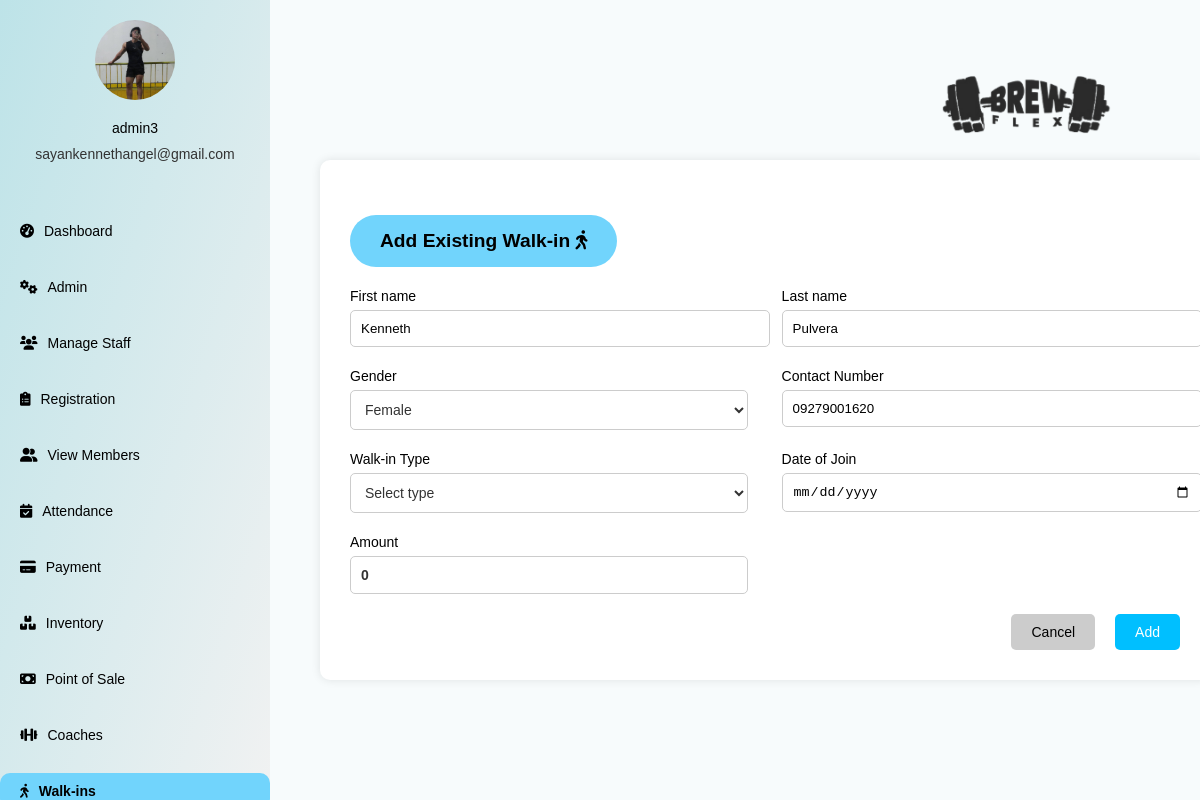
Screenshot of /screens/addwalkins.php?id=18 (signed in) with the database file from the repository.
### tables this page shows
CREATE TABLE `users` (
  `user_id` int(11) NOT NULL,
  `username` varchar(50) NOT NULL,
  `password` varchar(255) NOT NULL,
  `contact_no` varchar(15) DEFAULT NULL,
  `gender` enum('male','female','other') DEFAULT NULL,
  `email` varchar(100) DEFAULT NULL,
  `usertype` enum('admin','staff') NOT NULL,
  `created_at` timestamp NOT NULL DEFAULT current_timestamp(),
  `profile_picture` varchar(255) DEFAULT 'default-profile.png',
  `otp_code` int(11) DEFAULT NULL,
  `otp_expiration` datetime DEFAULT NULL
);

CREATE TABLE `walkins` (
  `id` int(11) NOT NULL,
  `name` varchar(100) NOT NULL,
  `lastname` varchar(100) NOT NULL,
  `contact_number` varchar(15) NOT NULL,
  `gender` enum('male','female','other') NOT NULL,
  `join_date` date NOT NULL,
  `walkin_type` enum('basic','premium') NOT NULL,
  `amount` decimal(10,2) NOT NULL,
  `created_at` timestamp NOT NULL DEFAULT current_timestamp()
);

### screens/addwalkins.php (the view, shortened to what this page needs)
<?php
require_once 'db_connection.php';
$username = $_SESSION["username"];
$user_info = [];
$walkinData = null;
$usertype = $_SESSION["usertype"];
$query = "SELECT username, email, profile_picture, usertype FROM users WHERE username = ?";
$stmt = $conn->prepare($query);
$stmt->bind_param("s", $username);
$stmt->execute();
$result = $stmt->get_result();
if ($result->num_rows == 1) {
    $user_info = $result->fetch_assoc();
} else {
    echo "User information not found.";
}
if (isset($_GET['id']) && is_numeric($_GET['id'])) {
    $walkinId = $_GET['id'];
    $stmt = $conn->prepare("SELECT * FROM walkins WHERE id = ?");
    $stmt->bind_param("i", $walkinId);
    $stmt->execute();
    $result = $stmt->get_result();
    if ($result->num_rows == 1) {
        $walkinData = $result->fetch_assoc();
    }
}
?>
<!DOCTYPE html>
<html lang="en">
<head>
    <link rel="stylesheet" href="https://cdnjs.cloudflare.com/ajax/libs/font-awesome/6.0.0-beta3/css/all.min.css">
    <link rel="stylesheet" href="/brew+flex/css/addwalkins.css">
</head>
<body>
<div class="container">
    <aside class="sidebar">
        <div class="admin-info">
            <img src="<?php echo htmlspecialchars($user_info['profile_picture'] ?? 'default-profile.png'); ?>" alt="Admin Avatar">
            <h3><?php echo htmlspecialchars($user_info['username']); ?></h3>
            <p><?php echo htmlspecialchars($user_info['email']); ?></p>
        </div>
        <nav class="menu">
                <ul>
                    <li ><a href="dashboard.php"><i class="fas fa-tachometer-alt"></i> Dashboard</a></li>
                    <?php if ($usertype === 'admin'): ?>
                        <li><a href="adminpage.php"><i class="fas fa-cogs"></i> Admin</a></li>
                        <li><a href="managestaff.php"><i class="fas fa-users"></i> Manage Staff</a></li>
                    <?php endif; ?>
                    <li><a href="registration.php"><i class="fas fa-clipboard-list"></i> Registration</a></li>
                    <li><a href="memberspage.php"><i class="fas fa-user-friends"></i> View Members</a></li>
                    <li ><a href="attendance.php"><i class="fas fa-calendar-check"></i> Attendance</a></li>
                    <li ><a href="payment.php"><i class="fas fa-credit-card"></i> Payment</a></li>
                    <li ><a href="inventory.php"><i class="fas fa-boxes"></i> Inventory</a></li>
                    <li ><a href="pos.php"><i class="fas fa-money-bill"></i> Point of Sale</a></li>
                    <li ><a href="coaches.php"><i class="fas fa-dumbbell"></i> Coaches</a></li>
                    <li class="active"><a href="walkins.php"><i class="fas fa-walking"></i> Walk-ins</a></li>
                </ul>
</aside>
    <main class="main-content">
        <div class="header">
            <img src="/brew+flex/assets/brewlogo2.png" class="logo" alt="Brew & Flex Logo">
        </div>
        <div class="form-container">
        <h3><?php echo $walkinData ? 'Add Existing Walk-in' : 'Add Walk-in'; ?> <i class="fas fa-walking"></i></h3>
        <form method="POST" action="<?php echo htmlspecialchars($_SERVER["PHP_SELF"]); ?>" onsubmit="confirmWalkinRegistration(event, <?php echo isset($walkinData) ? 'true' : 'false'; ?>)">
        <div class="form-group">
                    <div>
                        <label for="name">First name</label>
                        <input type="text" name="name" id="name" placeholder="Enter first name" required pattern="^[a-zA-Z\s]+$" title="Only letters and spaces are allowed." value="<?php echo htmlspecialchars($walkinData['name'] ?? ''); ?>">
                    </div>
                    <div>
                        <label for="lastname">Last name</label>
                        <input type="text" name="lastname" id="lastname" placeholder="Enter last name" required pattern="^[a-zA-Z\s]+$" title="Only letters and spaces are allowed." value="<?php echo htmlspecialchars($walkinData['lastname'] ?? ''); ?>">
                    </div>
                </div>
                <div class="form-group">
                <div>
                <label for="gender">Gender</label>
                        <select name="gender" id="gender" required>
                            <option value="female" <?php echo ($walkinData['gender'] ?? '') === 'female' ? 'selected' : ''; ?>>Female</option>
                        </select>
                    </div>
                    <div>
                        <label for="contact">Contact Number</label>
                        <input type="tel" name="contact" id="contact" placeholder="Enter contact number" pattern="[0-9]{11}" maxlength="11" required value="<?php echo htmlspecialchars($walkinData['contact_number'] ?? ''); ?>">
                    </div>
                </div>
                <div class="form-group">
                    <div>
                        <label for="type">Walk-in Type</label>
                        <select name="type" id="type" required>
                            <option value="" disabled selected>Select type</option>
                        </select>
                    </div>
                    <div>
                        <label for="join-date">Date of Join</label>
                        <input type="date" name="join_date" id="join-date" required>
                    </div>
                </div>
                <div class="form-group">
                    <div>
                        <label for="amount">Amount</label>
                        <span id="amount" class="amount-display">0</span>
                    </div>
                </div>
                <div class="form-buttons">
                    <button type="button" class="cancel-btn" onclick="window.location.href='walkins.php';">Cancel</button>
                    <button type="submit" class="next-btn">Add</button>
                    </div>
            </form>
        </div>
    </main>
</div>
</body>
</html>

### css/addwalkins.css (style rules this page uses)
body { margin: 0; font-family: Arial, sans-serif; background-color: #F7FBFC; }
.container { display: flex; height: 100vh; }
.sidebar { width: 270px; background: linear-gradient(to bottom right, #bde3e8, #f2f2f2); display: flex; flex-direction: column; justify-content: space-between; padding: 40px 0; }
.admin-info { display: flex; align-items: center; flex-direction: column; color: #000; }
.admin-info img { width: 80px; height: 80px; border-radius: 50%; margin-bottom: 15px; }
.admin-info h3 { margin-bottom: 5px; font-size: 20px; font-weight: normal; }
.admin-info p { margin: 5px 0; font-size: 12px; color: #333; }
nav.menu { flex-grow: 1; display: flex; flex-direction: column; padding: 0; margin-top: 30px; }
nav.menu ul { list-style: none; padding: 0; }
nav.menu ul li { margin-bottom: 20px; }
nav.menu ul li a { text-decoration: none; font-size: 14px; display: flex; align-items: center; color: #000; padding: 10px 20px; transition: background-color 0.2s ease; }
nav.menu ul li a i { margin-right: 15px; }
nav.menu ul li.active a { background-color: #71d4fc; border-radius: 10px; font-weight: bold; }
.sidebar { width: 270px; background: linear-gradient(to bottom right, #bde3e8, #f2f2f2); display: flex; flex-direction: column; justify-content: space-between; padding: 20px 0; position: fixed; top: 0; left: 0; height: 100vh; overflow-y: auto; transition: width 0.3s ease; }
.admin-info h3, .admin-info p { margin: 5px 0; font-size: 14px; text-align: center; }
nav.menu { flex-grow: 1; margin-top: 30px; }
nav.menu ul li a { text-decoration: none; font-size: 14px; display: flex; align-items: center; color: #000; padding: 10px 20px; transition: background-color 0.3s ease; }
nav.menu ul li a:hover, nav.menu ul li.active a { background-color: #71d4fc; border-radius: 10px; font-weight: bold; }
nav.menu ul li a i { margin-right: 10px; }
.main-content { margin-left: 270px; flex: 1; padding: 20px; background-color: #fff; overflow-x: auto; transition: margin-left 0.3s ease; }
.main-content { flex-grow: 1; background-color: #F7FBFC; padding: 50px; margin-top: 100px; }
.header { display: flex; justify-content: space-between; align-items: center; margin-bottom: 10px; }
.logo { width: 330px; height: auto; position: absolute; top: 3px; right: 10px; }
.form-container { background-color: #fff; padding: 30px; border-radius: 10px; box-shadow: 0 0 10px rgba(0, 0, 0, 0.1); width: 100%; max-width: 900px; margin: 0 auto; }
.form-container h3 { font-size: 24px; margin-bottom: 20px; display: inline-block; padding: 15px 30px; margin-top: 25px; background-color: #71d4fc; color: #000; border-radius: 30px; font-size: 1.2rem; text-decoration: none; font-weight: bold; }
.form-group { display: flex; justify-content: space-between; margin-bottom: 20px; }
.form-group div { width: 48%; }
.form-group label { font-size: 14px; color: #000; }
.form-group input { width: 100%; padding: 10px; margin-top: 5px; border: 1px solid #ccc; border-radius: 5px; }
.form-group select, .form-group .amount-display { width: 100%; padding: 10px; margin-top: 5px; border: 1px solid #ccc; border-radius: 5px; font-size: 14px; background-color: #fff; color: #333; outline: none; box-sizing: border-box; }
.amount-display { display: inline-block; font-weight: bold; font-size: 14px; padding: 8px 10px; background-color: #f0f8ff; color: #333; width: auto; margin-top: 5px; }
.form-buttons { display: flex; justify-content: flex-end; gap: 20px; margin-top: 20px; }
.form-buttons button { padding: 10px 20px; border: none; border-radius: 5px; cursor: pointer; font-size: 14px; color: #fff; }
.form-buttons .cancel-btn { background-color: #ccc; color: #000; }
.form-buttons .next-btn { background-color: #00bfff; }

### rows the page displays
users: profile_picture (placeholder picture), username "admin3", email "sayankennethangel@gmail.com"
walkins: name "Kenneth", lastname "Pulvera", gender "Female", contact "09279001620"
